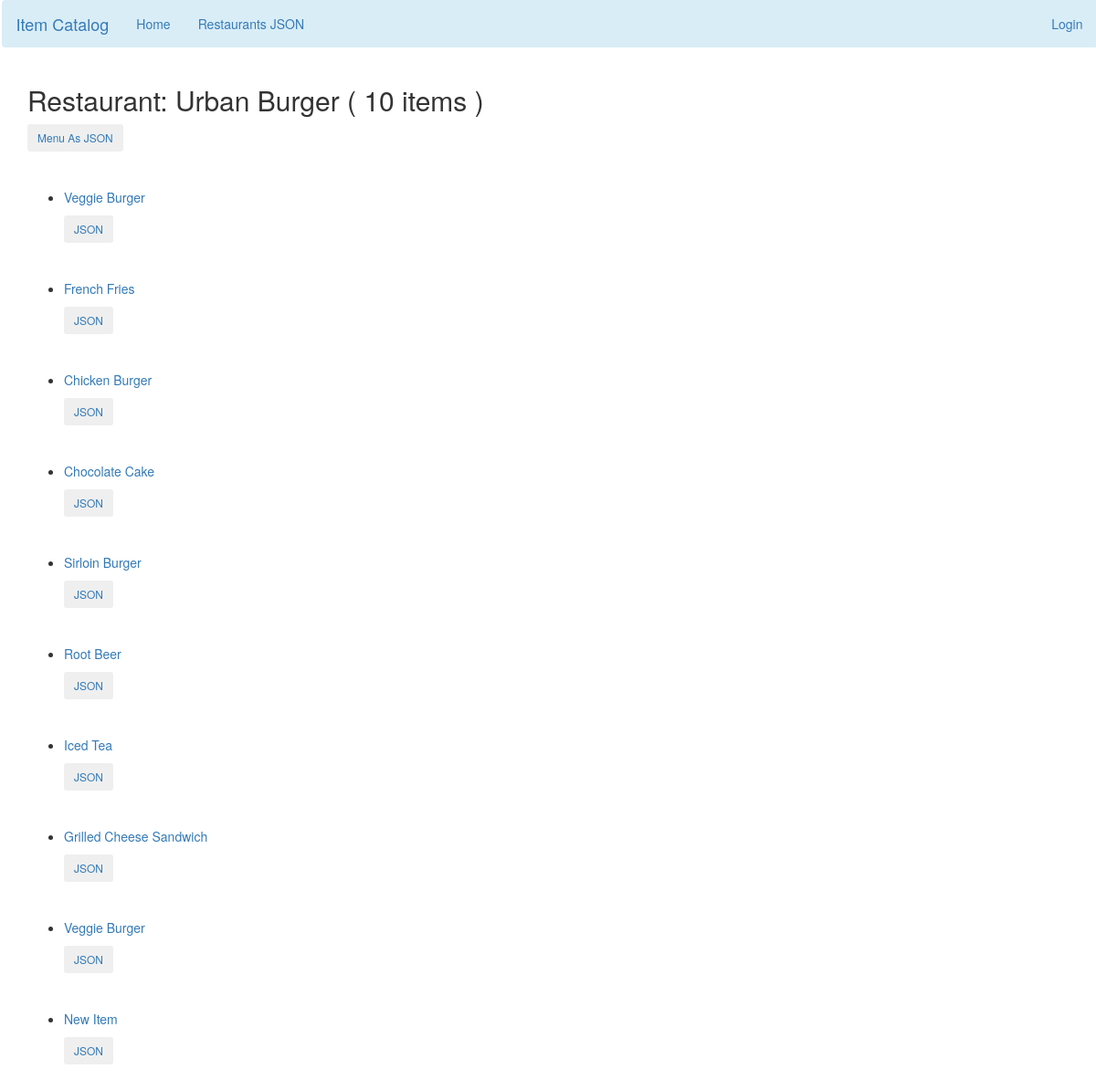
Screenshot of /restaurant/1/menu/ with the database file from the repository.
### database_setup.py (models this page shows, shortened)
class Restaurant(Base):
    __tablename__ = 'restaurant'
    id = Column(Integer, primary_key=True)
    name = Column(String(250), nullable=False)
    user_id = Column(Integer, ForeignKey('user.id'))
    user = relationship(User)

class MenuItem(Base):
    __tablename__ = 'menu_item'
    name = Column(String(80), nullable=False)
    id = Column(Integer, primary_key=True)
    description = Column(String(250))
    price = Column(String(8))
    course = Column(String(250))
    restaurant_id = Column(Integer, ForeignKey('restaurant.id'))
    restaurant = relationship(Restaurant)
    user_id = Column(Integer, ForeignKey('user.id'))
    user = relationship(User)

### project.py (the view)
@app.route(
    '/restaurant/<int:restaurant_id>/',
    methods=['GET', 'POST'])
@app.route(
    '/restaurant/<int:restaurant_id>/menu/',
    methods=['GET', 'POST'])
def showMenu(restaurant_id):
    restaurant = session.query(Restaurant).filter_by(
        id=restaurant_id).one()
    items = session.query(MenuItem).filter_by(
        restaurant_id=restaurant_id).all()
    quantity = len(items)
    return render_template(
        'menu.html',
        restaurant=restaurant, items=items, quantity=quantity)

### templates/menu.html (shortened to what this page needs)
{% extends "main.html" %}
{% block content %}
{% include "flash.html" %}
    <div class="row">
        <div class="col-md-6">
            <h2>Restaurant: {{restaurant.name}} ( {{ quantity }} items )</h2>
            <a href = "{{url_for('restaurantMenuJSON',restaurant_id = restaurant.id)}}">
                <button class="btn btn-secondary btn-sm">Menu As JSON
                </button>
            </a><br><br>
            {% if items !=[] %}
                <div><br>
                    <ul>
                        {% for item in items %}
                            <li>
                                <p><a href = "{{url_for('showMenuItem', restaurant_id = restaurant.id, menu_item_id=item.id)}}">{{item.name}}</a></p>
                                <a href = "{{url_for('menuItemJSON',restaurant_id = restaurant.id, menu_id=item.id)}}"><button class="btn btn-secondary btn-sm">JSON</button></a><br><br>
                                </li><br>
                        {% endfor %}
                    </ul>
                </div>
            {% endif %}
        </div>
    </div>
{% endblock %}

### rows the page displays
Restaurant: name "Urban Burger"
MenuItem: name "Veggie Burger"
MenuItem: name "French Fries"
MenuItem: name "Chicken Burger"
MenuItem: name "Chocolate Cake"
MenuItem: name "Sirloin Burger"
MenuItem: name "Root Beer"
MenuItem: name "Iced Tea"
MenuItem: name "Grilled Cheese Sandwich"
MenuItem: name "Veggie Burger"
MenuItem: name "New Item"

### other values shown
{{ quantity }} "10"
